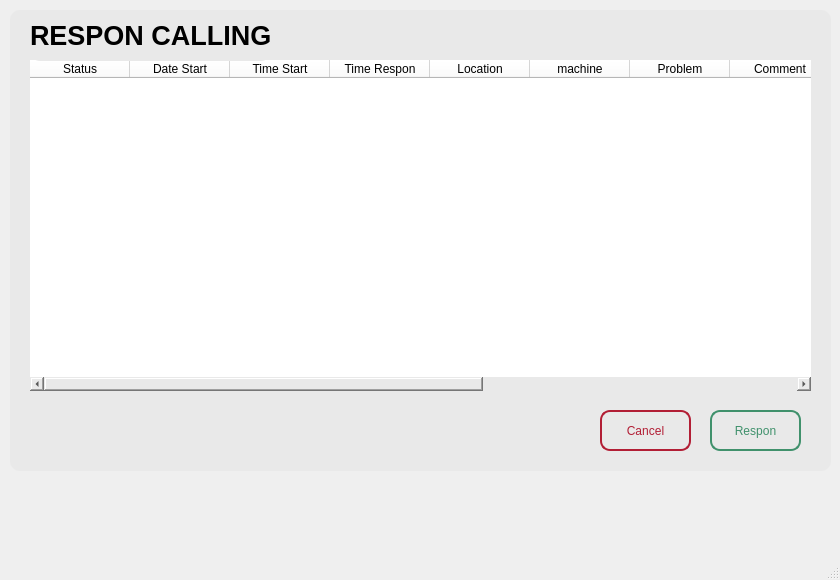
<?xml version="1.0" encoding="UTF-8"?>
<ui version="4.0">
 <class>MainWindow</class>
 <widget class="QMainWindow" name="MainWindow">
  <property name="geometry">
   <rect>
    <x>0</x>
    <y>0</y>
    <width>840</width>
    <height>580</height>
   </rect>
  </property>
  <property name="windowTitle">
   <string>MainWindow</string>
  </property>
  <widget class="QWidget" name="centralwidget">
   <widget class="QFrame" name="frame">
    <property name="geometry">
     <rect>
      <x>10</x>
      <y>10</y>
      <width>821</width>
      <height>461</height>
     </rect>
    </property>
    <property name="styleSheet">
     <string notr="true">background-color: rgb(233, 233, 233);
border-radius:10px;</string>
    </property>
    <property name="frameShape">
     <enum>QFrame::Shape::StyledPanel</enum>
    </property>
    <property name="frameShadow">
     <enum>QFrame::Shadow::Raised</enum>
    </property>
    <widget class="QPushButton" name="responseButton">
     <property name="geometry">
      <rect>
       <x>700</x>
       <y>400</y>
       <width>91</width>
       <height>41</height>
      </rect>
     </property>
     <property name="styleSheet">
      <string notr="true">QPushButton{
	color: #40916c;
   border : 2px solid #40916c;
   border-radius :10px;
}
QPushButton:hover{
	color: #40916c;
   border : 2px solid #40916c;
   border-radius :10px;
   background-color : #b7e4c7;
}
QPushButton:pressed{
   	color: #40916c;
   border : 2px solid #40916c;
   border-radius :10px;
   background-color : #2d6a4f;
}

</string>
     </property>
     <property name="text">
      <string>Respon</string>
     </property>
    </widget>
    <widget class="QPushButton" name="cancelButton">
     <property name="geometry">
      <rect>
       <x>590</x>
       <y>400</y>
       <width>91</width>
       <height>41</height>
      </rect>
     </property>
     <property name="styleSheet">
      <string notr="true">QPushButton{
   color: #b21e35;
   border : 2px solid #b21e35;
   border-radius :10px;
}
QPushButton:hover{
   color: #b21e35;
   border : 2px solid #b21e35;
   border-radius :10px;
   background-color : #ff4d6d;
}
QPushButton:pressed{
   color: #b21e35;
   border : 2px solid #b21e35;
   border-radius :10px;
   background-color :#800f2f ;
}
</string>
     </property>
     <property name="text">
      <string>Cancel</string>
     </property>
    </widget>
    <widget class="QTableWidget" name="tableWidget">
     <property name="geometry">
      <rect>
       <x>20</x>
       <y>50</y>
       <width>781</width>
       <height>331</height>
      </rect>
     </property>
     <property name="styleSheet">
      <string notr="true">background-color: rgb(255, 255, 255);</string>
     </property>
     <column>
      <property name="text">
       <string>Status</string>
      </property>
     </column>
     <column>
      <property name="text">
       <string>Date Start</string>
      </property>
     </column>
     <column>
      <property name="text">
       <string>Time Start</string>
      </property>
     </column>
     <column>
      <property name="text">
       <string>Time Respon</string>
      </property>
     </column>
     <column>
      <property name="text">
       <string>Location</string>
      </property>
     </column>
     <column>
      <property name="text">
       <string>machine</string>
      </property>
     </column>
     <column>
      <property name="text">
       <string>Problem</string>
      </property>
     </column>
     <column>
      <property name="text">
       <string>Comment</string>
      </property>
     </column>
     <column>
      <property name="text">
       <string>problem after check</string>
      </property>
     </column>
     <column>
      <property name="text">
       <string>solve</string>
      </property>
     </column>
     <column>
      <property name="text">
       <string>time finish</string>
      </property>
     </column>
     <column>
      <property name="text">
       <string>namemtc</string>
      </property>
     </column>
    </widget>
    <widget class="QLabel" name="label">
     <property name="geometry">
      <rect>
       <x>20</x>
       <y>0</y>
       <width>241</width>
       <height>51</height>
      </rect>
     </property>
     <property name="font">
      <font>
       <pointsize>20</pointsize>
       <bold>true</bold>
      </font>
     </property>
     <property name="text">
      <string>RESPON CALLING</string>
     </property>
    </widget>
   </widget>
  </widget>
  <widget class="QMenuBar" name="menubar">
   <property name="geometry">
    <rect>
     <x>0</x>
     <y>0</y>
     <width>840</width>
     <height>33</height>
    </rect>
   </property>
  </widget>
  <widget class="QStatusBar" name="statusbar"/>
 </widget>
 <resources/>
 <connections/>
</ui>
